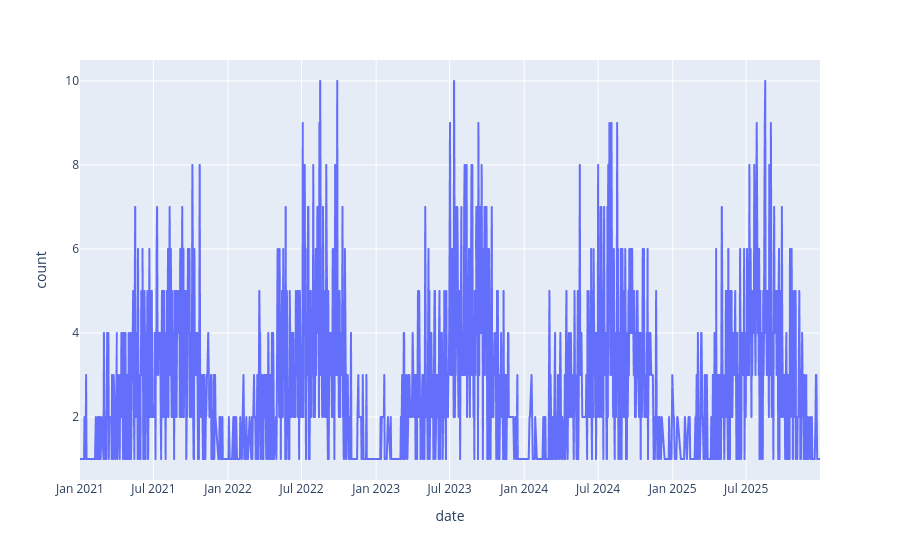

Notebook cell for this chart:
### Markdown cell above
### Daily and Monthly Plots

### Code cell
df_daily_counts = df.groupby("date").size().reset_index(name="count")
px.line(df_counts, x="date", y="count")

### Figure 1 — Plotly figure (JSON) as saved in the notebook; plotly's stock layout.template omitted (floating-point values rounded to 4 significant figures; data arrays with more than 128 entries replaced by an {"elided": "..."} marker saying what was removed)
{"data": [{"hovertemplate": "date=%{x}<br>count=%{y}<extra></extra>", "legendgroup": "", "line": {"color": "#636efa", "dash": "solid"}, "marker": {"symbol": "circle"}, "mode": "lines", "name": "", "showlegend": false, "type": "scattergl", "x": {"elided": "1460 str values"}, "xaxis": "x", "y": {"elided": "1460 int values"}, "yaxis": "y"}], "layout": {"legend": {"tracegroupgap": 0}, "margin": {"t": 60}, "xaxis": {"anchor": "y", "domain": [0, 1], "title": {"text": "date"}}, "yaxis": {"anchor": "x", "domain": [0, 1], "title": {"text": "count"}}}}
